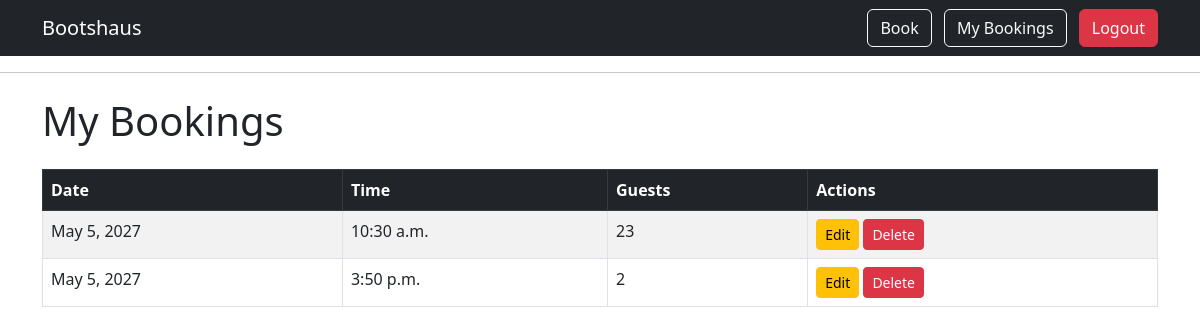
/my-bookings/ (signed in), run on an earlier commit of the app's database.
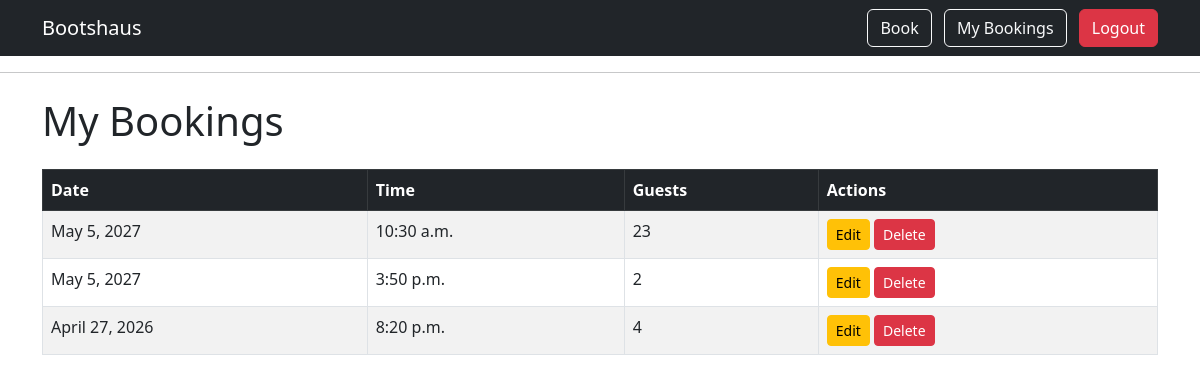
And on a later commit of the database.
### bookings/models.py (models this page shows, shortened)
class Booking(models.Model):
    STATUS_CHOICES = [
        ('pending', 'Pending'),
        ('confirmed', 'Confirmed'),
        ('cancelled', 'Cancelled'),
    ]
    user = models.ForeignKey(
        User,
        on_delete=models.CASCADE,
        related_name='bookings'
    )
    full_name = models.CharField(max_length=100)
    email = models.EmailField()
    booking_date = models.DateField()
    booking_time = models.TimeField()
    guests = models.PositiveIntegerField()
    special_request = models.TextField(blank=True)
    status = models.CharField(
        max_length=20,
        choices=STATUS_CHOICES,
        default='pending'
    )
    created_on = models.DateTimeField(auto_now_add=True)

### bookings/views.py (the view)
# urls.py: path('my-bookings/', my_bookings, name='my_bookings'),
@login_required
def my_bookings(request):
    bookings = Booking.objects.filter(user=request.user).order_by(
        '-booking_date'
    )
    return render(request, 'bookings/my_bookings.html', {'bookings': bookings})

### bookings/templates/bookings/my_bookings.html
{% extends 'bookings/base.html' %}
{% block content %}
    <h1 class="mb-4">My Bookings</h1>
    {% if bookings %}
<table class="table table-striped table-bordered">
    <thead class="table-dark">
        <tr>
            <th>Date</th>
            <th>Time</th>
            <th>Guests</th>
            <th>Actions</th>
        </tr>
    </thead>
    <tbody>
        {% for booking in bookings %}
        <tr>
            <td>{{ booking.booking_date }}</td>
            <td>{{ booking.booking_time }}</td>
            <td>{{ booking.guests }}</td>
            <td>
                <a href="{% url 'edit_booking' booking.id %}" class="btn btn-sm btn-warning">
                    Edit
                </a>
                <a href="{% url 'delete_booking' booking.id %}" class="btn btn-sm btn-danger">
                    Delete
                </a>
            </td>
        </tr>
        {% endfor %}
    </tbody>
</table>
    {% else %}
        <p>You have no bookings yet.</p>
    {% endif %}
{% endblock %}

What changed in the data, as far as the page shows it:
added Booking: booking_date "April 27, 2026", booking_time "8:20 p.m.", guests "4"
